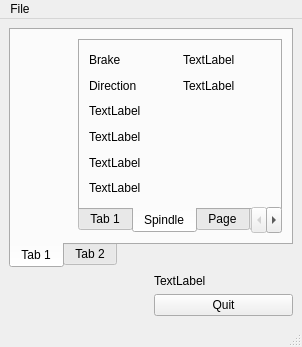
<?xml version="1.0" encoding="UTF-8"?>
<ui version="4.0">
 <class>MainWindow</class>
 <widget class="QMainWindow" name="MainWindow">
  <property name="windowTitle">
   <string>MainWindow</string>
  </property>
  <widget class="QWidget" name="centralwidget">
   <layout class="QGridLayout" name="gridLayout">
    <item row="0" column="0" colspan="2">
     <widget class="QTabWidget" name="tabWidget">
      <property name="tabPosition">
       <enum>QTabWidget::South</enum>
      </property>
      <property name="currentIndex">
       <number>0</number>
      </property>
      <widget class="QWidget" name="tab">
       <attribute name="title">
        <string>Tab 1</string>
       </attribute>
       <layout class="QHBoxLayout" name="horizontalLayout">
        <item>
         <widget class="QWidget" name="plot_widget" native="true">
          <property name="sizePolicy">
           <sizepolicy hsizetype="Expanding" vsizetype="Preferred">
            <horstretch>0</horstretch>
            <verstretch>0</verstretch>
           </sizepolicy>
          </property>
         </widget>
        </item>
        <item>
         <widget class="QTabWidget" name="tabWidget_2">
          <property name="tabPosition">
           <enum>QTabWidget::South</enum>
          </property>
          <property name="currentIndex">
           <number>1</number>
          </property>
          <widget class="QWidget" name="tab_3">
           <attribute name="title">
            <string>Tab 1</string>
           </attribute>
          </widget>
          <widget class="QWidget" name="tab_4">
           <attribute name="title">
            <string>Spindle</string>
           </attribute>
           <layout class="QGridLayout" name="gridLayout_2">
            <item row="0" column="0">
             <widget class="QLabel" name="label">
              <property name="text">
               <string>Brake</string>
              </property>
             </widget>
            </item>
            <item row="0" column="1">
             <widget class="QLabel" name="spindle_brake_lb">
              <property name="text">
               <string>TextLabel</string>
              </property>
             </widget>
            </item>
            <item row="1" column="0">
             <widget class="QLabel" name="label_2">
              <property name="text">
               <string>Direction</string>
              </property>
             </widget>
            </item>
            <item row="1" column="1">
             <widget class="QLabel" name="spindle_direction_lb">
              <property name="text">
               <string>TextLabel</string>
              </property>
             </widget>
            </item>
            <item row="2" column="0">
             <widget class="QLabel" name="label_3">
              <property name="text">
               <string>TextLabel</string>
              </property>
             </widget>
            </item>
            <item row="3" column="0">
             <widget class="QLabel" name="label_4">
              <property name="text">
               <string>TextLabel</string>
              </property>
             </widget>
            </item>
            <item row="4" column="0">
             <widget class="QLabel" name="label_5">
              <property name="text">
               <string>TextLabel</string>
              </property>
             </widget>
            </item>
            <item row="5" column="0">
             <widget class="QLabel" name="label_6">
              <property name="text">
               <string>TextLabel</string>
              </property>
             </widget>
            </item>
           </layout>
          </widget>
          <widget class="QWidget" name="tab_5">
           <attribute name="title">
            <string>Page</string>
           </attribute>
          </widget>
          <widget class="QWidget" name="tab_6">
           <attribute name="title">
            <string>Page</string>
           </attribute>
          </widget>
         </widget>
        </item>
       </layout>
      </widget>
      <widget class="QWidget" name="tab_2">
       <attribute name="title">
        <string>Tab 2</string>
       </attribute>
       <layout class="QHBoxLayout" name="horizontalLayout_2">
        <item>
         <widget class="QPlainTextEdit" name="gcode_pte"/>
        </item>
        <item>
         <widget class="QWidget" name="widget" native="true"/>
        </item>
       </layout>
      </widget>
     </widget>
    </item>
    <item row="2" column="1">
     <widget class="QPushButton" name="quit_pb">
      <property name="text">
       <string>Quit</string>
      </property>
     </widget>
    </item>
    <item row="1" column="1">
     <widget class="QLabel" name="spindle_override_lb">
      <property name="text">
       <string>TextLabel</string>
      </property>
     </widget>
    </item>
   </layout>
  </widget>
  <widget class="QMenuBar" name="menubar">
   <property name="geometry">
    <rect>
     <x>0</x>
     <y>0</y>
     <width>639</width>
     <height>24</height>
    </rect>
   </property>
   <widget class="QMenu" name="menuFile">
    <property name="title">
     <string>File</string>
    </property>
    <addaction name="actionOpen"/>
    <addaction name="actionEdit"/>
    <addaction name="actionReload"/>
    <addaction name="separator"/>
    <addaction name="actionSave"/>
    <addaction name="actionSave_As"/>
    <addaction name="separator"/>
    <addaction name="actionEdit_Tool_Table"/>
    <addaction name="actionReload_Tool_Table"/>
    <addaction name="separator"/>
    <addaction name="actionQuit"/>
   </widget>
   <addaction name="menuFile"/>
  </widget>
  <widget class="QStatusBar" name="statusbar"/>
  <action name="actionOpen">
   <property name="text">
    <string>Open</string>
   </property>
  </action>
  <action name="actionEdit">
   <property name="text">
    <string>Edit</string>
   </property>
  </action>
  <action name="actionReload">
   <property name="text">
    <string>Reload</string>
   </property>
  </action>
  <action name="actionSave">
   <property name="text">
    <string>Save</string>
   </property>
  </action>
  <action name="actionSave_As">
   <property name="text">
    <string>Save As</string>
   </property>
  </action>
  <action name="actionEdit_Tool_Table">
   <property name="text">
    <string>Edit Tool Table</string>
   </property>
  </action>
  <action name="actionReload_Tool_Table">
   <property name="text">
    <string>Reload Tool Table</string>
   </property>
  </action>
  <action name="actionQuit">
   <property name="text">
    <string>Quit</string>
   </property>
  </action>
 </widget>
 <resources/>
 <connections/>
</ui>
